Frame 1 (no input): blank canvas, image omitted
Frame 60 (no input): blank canvas, image omitted
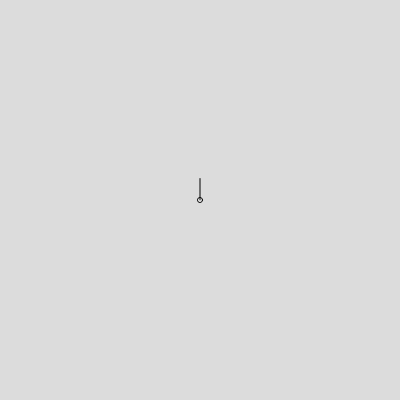
Frame 120 (the mouse pressed at the canvas centre since frame 60)

The p5.js sketch whose frames 1 and 60 were blank and that drew this single picture after the mouse press (run headless with seeded random() and noise() and a simulated clock; from frame 60 on, the mouse is pressed at the canvas centre):

// p5.js sketch
// ── sketch.js
const plants = []

function setup() {
  createCanvas(400, 400)
}

function draw() {
  background(220)
  for (const plant of plants) {
    plant.show()
  }
}

function mousePressed() {
  plants.push(new Plant(mouseX, mouseY))
}

// ── classes.js
class Plant {
  constructor(x, y) {
    this.pos = { x, y }
    this.length = random(30)
  }
  show() {
    push()
    translate(this.pos.x, this.pos.y)
    ellipse(0, 0, 5)
    line(0, 0, 0, -this.length)
    // Ersetze die Ellipse und die Linie mit
    // etwas Interessanterem
    pop()
  }
  // Formuliere einige der folgenden
  // Methoden aus oder erfinde deine Eigenen.
  grow() {}
  flourish() {}
  move() {}


}
